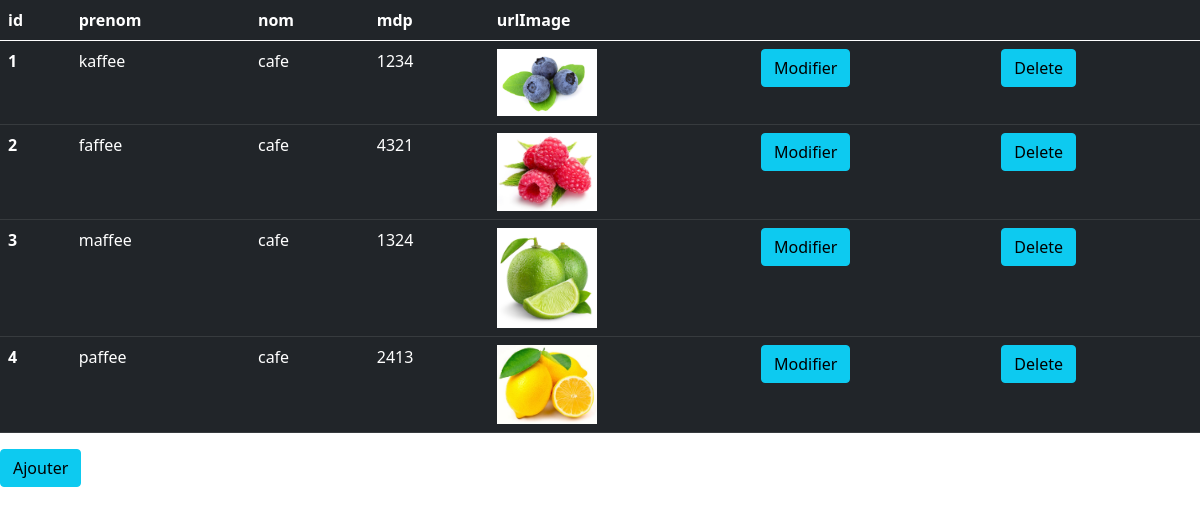
Page /BDTest2/index.php on the committed database.
### tables this page shows
CREATE TABLE `meow` (
  `id` int(11) NOT NULL,
  `prenom` varchar(20) NOT NULL,
  `nom` varchar(20) NOT NULL,
  `mdp` varchar(20) NOT NULL,
  `urlImage` varchar(100) NOT NULL
);

### BDTest2/index.php (the view, shortened to what this page needs)
<!DOCTYPE html>
<html lang="en">
<head>
    <link href="https://cdn.jsdelivr.net/npm/bootstrap@5.0.2/dist/css/bootstrap.min.css" rel="stylesheet">
    <link rel="stylesheet" href="meow.css">
</head>
<body>
                <?php
    $servername = "localhost";
    $username = "root";
    $password = "root";
    $db = "meow";
    $conn = new mysqli($servername, $username, $password, $db);
    $sql = "SELECT * FROM meow";
    $result = $conn->query($sql);
    if ($result->num_rows > 0) {
    ?>
        <table class="table table-dark">
            <thead>
                <tr>
                    <th scope="col">id</th>
                    <th scope="col">prenom</th>
                    <th scope="col">nom</th>
                    <th scope="col">mdp</th>
                    <th scope="col">urlImage</th>
                    <th></th>
                    <th></th>
                </tr>
            </thead>
            <tbody>
                <?php
                while ($row = $result->fetch_assoc()) {
                ?>
                    <tr>
                        <th scope="row"><?php echo $row["id"] ?></th>
                        <td><?php echo $row["prenom"] ?></td>
                        <td><?php echo $row["nom"] ?></td>
                        <td><?php echo $row["mdp"] ?></td>
                        <td><img src="<?php echo $row["urlImage"] ?>"></td>
                        <td><a class="btn btn-info" role="button" href="modifier.php?id=<?php echo $row["id"] ?>"> Modifier </td>
                        <td><a class="btn btn-info" role="button" href="delete.php?id=<?php echo $row["id"] ?>"> Delete </td>
                    </tr>
                <?php
                }
                ?>
            </tbody>
        </table><?php
            } else {
                echo "0 results";
            }
                ?>
<a href="ajouter.php" class="btn btn-info" role="button">Ajouter</a>
</body>
</html>

### BDTest2/meow.css (style rules this page uses)
body { height: 100%; }
img { width: 100px; }

### rows in the picture
meow: id "1", prenom "kaffee", nom "cafe", mdp "1234", urlImage (picture)
meow: id "2", prenom "faffee", nom "cafe", mdp "4321", urlImage (picture)
meow: id "3", prenom "maffee", nom "cafe", mdp "1324", urlImage (picture)
meow: id "4", prenom "paffee", nom "cafe", mdp "2413", urlImage (picture)
